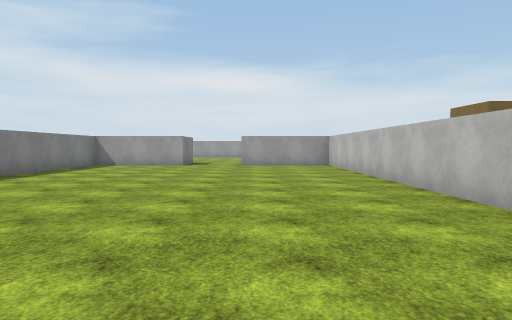
View 1 (above)

21 first-person views from a walk through a Unity game level. The camera is 1.4 m above the floor, tilts 2° down and sees 70° across. The floor is counted in squares, 2.25 m on a side. Each view is taken from the middle of a square. On the plan, view 1 faces up. The plan holds only what a view shows up to about 10 squares ahead; the rest is blank. The player character is not drawn. Surface patterns are stand-ins for the level's own textures.

View 2
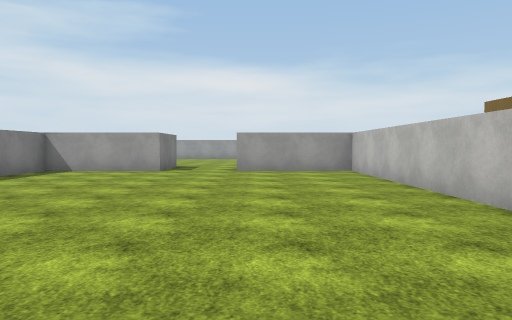

View 3
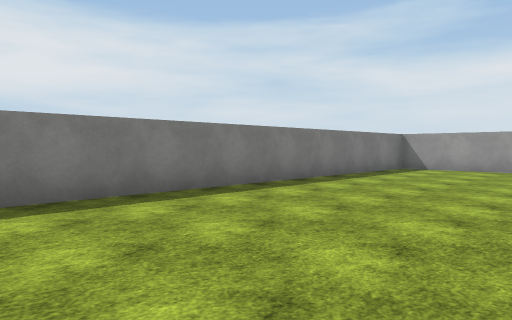

View 4
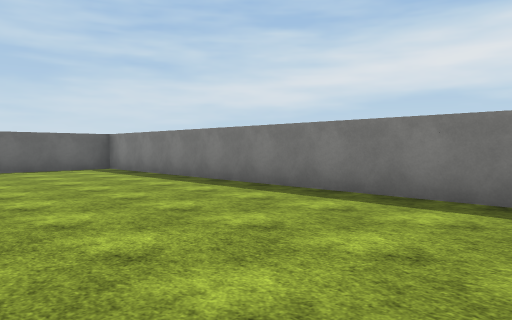

View 5
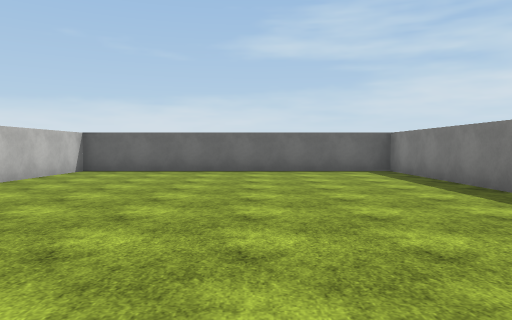

View 6
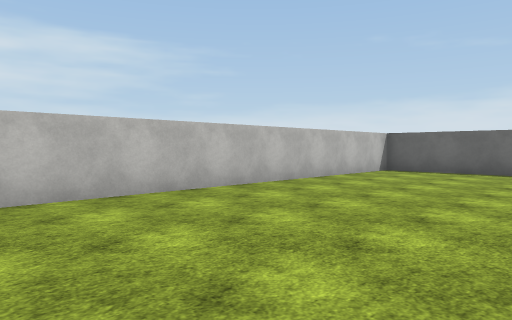

View 7
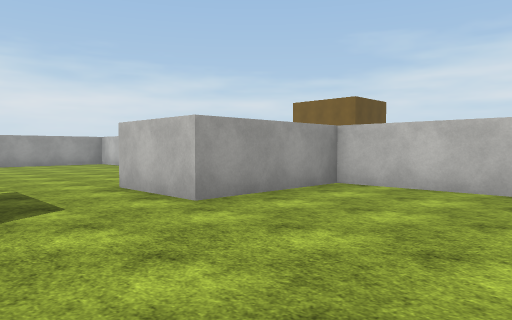

View 8
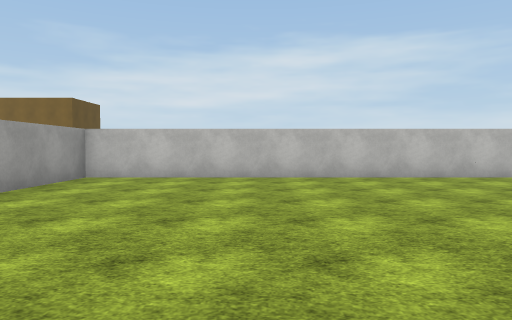

View 9
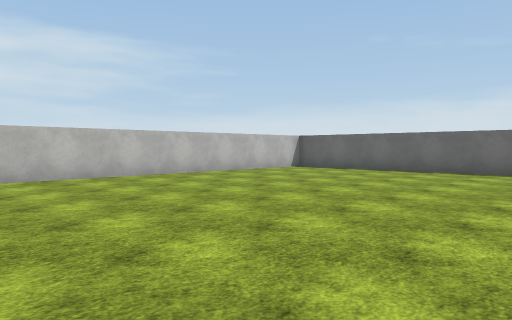

View 10
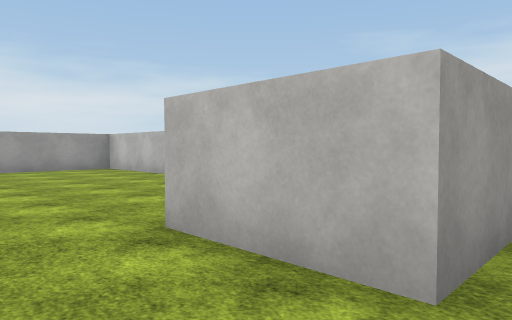

View 11
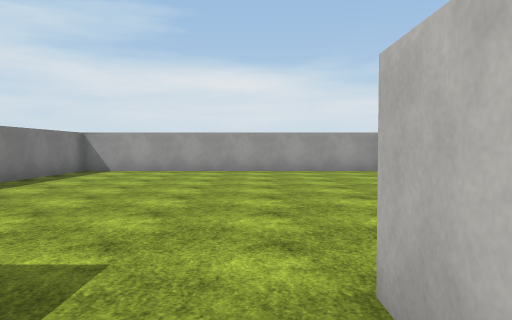

View 12
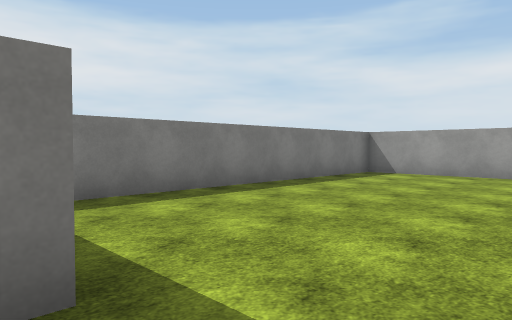

View 13
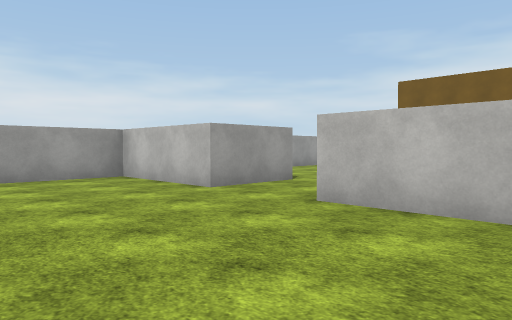

View 14
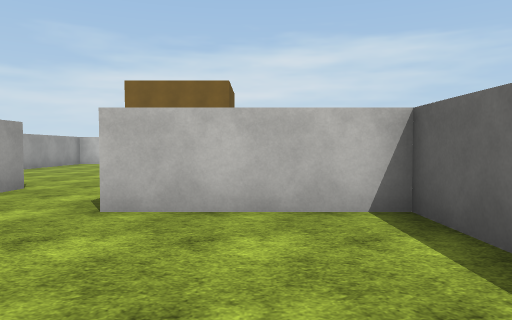

View 15
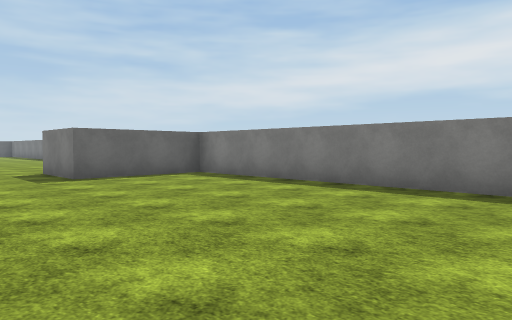

View 16
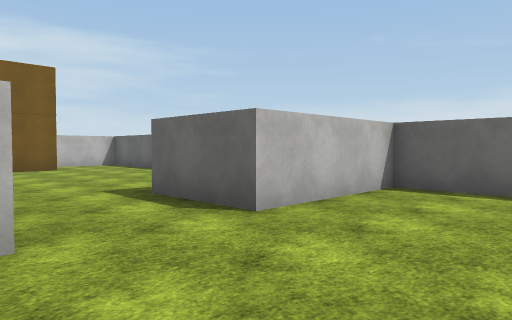

View 17
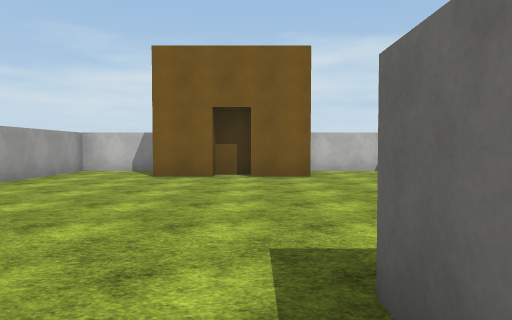

View 18
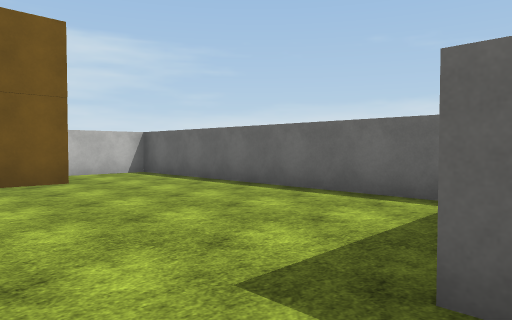

View 19
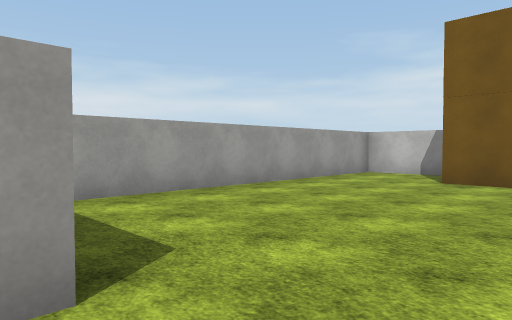

View 20
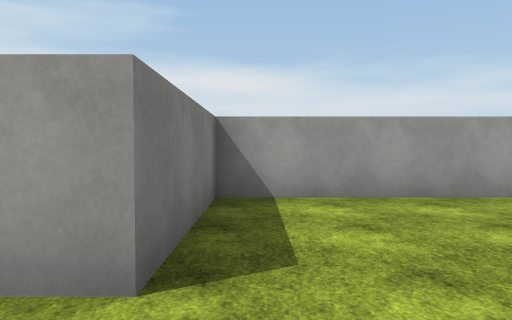

View 21
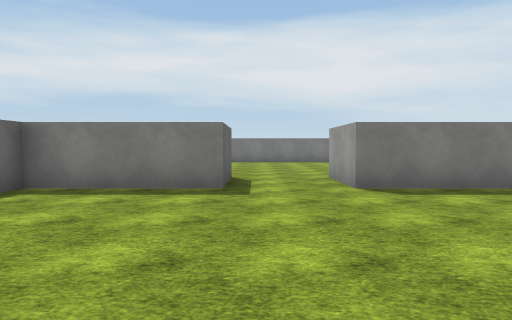

### Floor plan
Ten units are one square. View 1 is at (0, 0); x grows to the right and y downward. Boxes are objects, and circles mark ways between rooms. Rooms are numbered by the first view taken in them; rooms with no view inside come last. Other rooms are left out.
<svg viewBox="-80 -230 210 290">
<path fill="none" stroke="#000" d="M-55 -26 -55 55 25 55 25 -25M25 -45 25 -125 -5 -125M-25 -125 -55 -125 -55 -45M9 -145 25 -145 25 -175M25 -195 25 -225 -55 -225 -55 -145 -25 -145 -25 -125M-5 -125 -5 -145M107 -189 107 -202M112 -180 112 -189M107 -168 107 -181M125 -206 125 -225 45 -225 45 -195 25 -195M25 -175 45 -175 45 -145 125 -145 125 -166"/>
<rect x="-75" y="-35" width="20" height="10" fill="#bbb"><title>cube</title></rect>
<rect x="-75" y="-45" width="20" height="10" fill="#bbb"><title>cube</title></rect>
<rect x="25" y="-35" width="10" height="10" fill="#bbb"><title>cube</title></rect>
<rect x="25" y="-45" width="10" height="10" fill="#bbb"><title>cube</title></rect>
<circle cx="-15" cy="-135" r="3" fill="#2a7"/>
<circle cx="35" cy="-185" r="3" fill="#2a7"/>
<text x="-20" y="-40">1</text>
<text x="-20" y="-180">2</text>
<text x="80" y="-190">3</text>
</svg>
Room 1 opens to room 2. Room 2 opens to room 3.

Where each view was taken, in squares from view 1:
view 1: 0 up, 0 right, facing up
view 2: 3 up, 0 right, facing up
view 3: 2 up, 1 left, facing up-left
view 4: 5 up, 1 left, facing down-left
view 5: 4 up, 2 left, facing down
view 6: 4 up, 2 left, facing down-right
view 7: 9 up, 3 left, facing up-right
view 8: 9 up, 5 left, facing right
view 9: 4 up, 5 left, facing down-right
view 10: 12 up, 2 left, facing up-right
view 11: 13 up, 1 left, facing up
view 12: 14 up, 1 left, facing up-left
view 13: 15 up, 1 left, facing up-right
view 14: 16 up, 1 left, facing right
view 15: 22 up, 0 right, facing down-left
view 16: 20 up, 0 right, facing down-right
view 17: 18 up, 3 right, facing right
view 18: 19 up, 4 right, facing down-right
view 19: 18 up, 4 right, facing up-right
view 20: 18 up, 5 right, facing up
view 21: 18 up, 10 right, facing left
